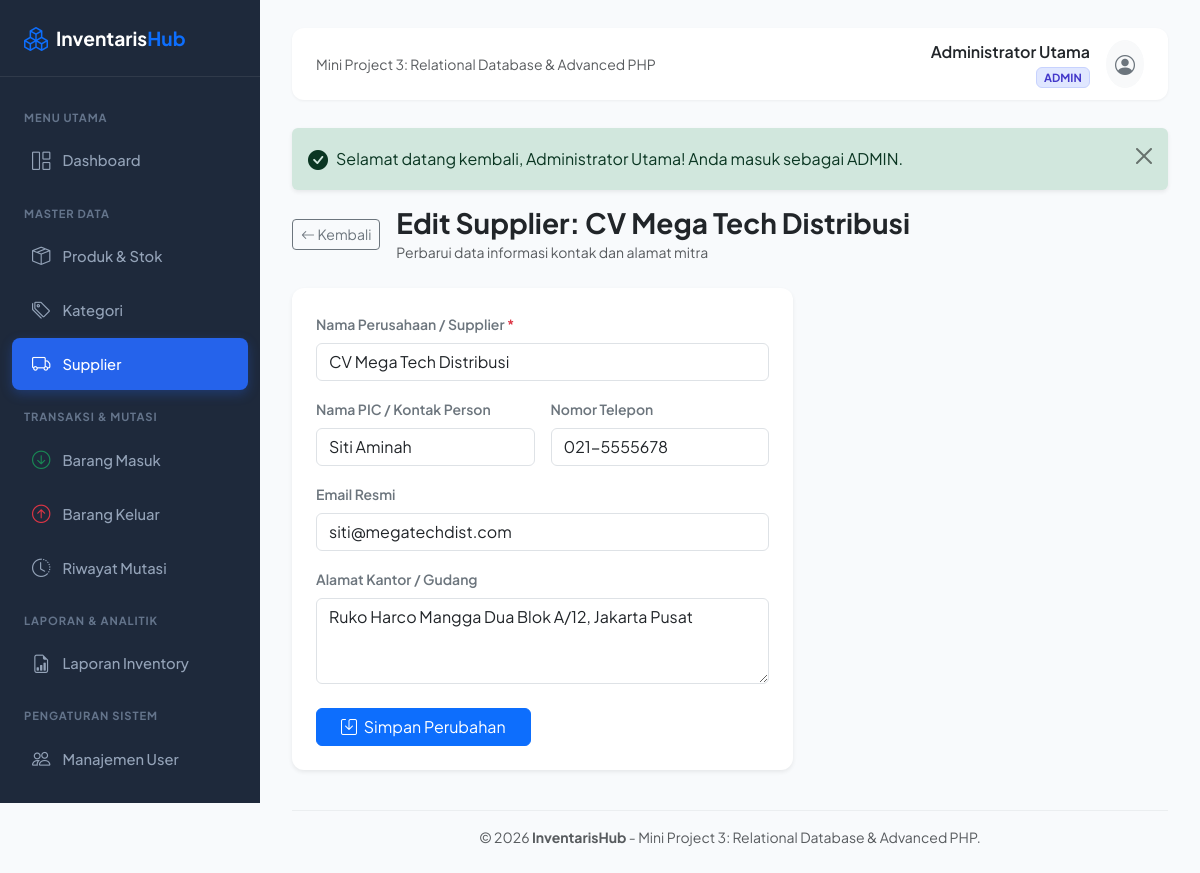
The app's page /suppliers/edit.php?id=2 (signed in) with its own data.
### tables this page shows
CREATE TABLE `suppliers` (
    `id` INT PRIMARY KEY AUTO_INCREMENT,
    `name` VARCHAR(150) NOT NULL,
    `contact_name` VARCHAR(100) NULL,
    `phone` VARCHAR(20) NULL,
    `email` VARCHAR(100) NULL,
    `address` TEXT NULL,
    `created_at` TIMESTAMP DEFAULT CURRENT_TIMESTAMP
);

### helpers/escape.php (called while the page is built, shortened)
<?php
if (!function_exists('e')) {
    function e($value): string {
        return htmlspecialchars((string)$value, ENT_QUOTES, 'UTF-8');
    }
}

### public/suppliers/edit.php (the view, shortened to what this page needs)
<?php
require_once __DIR__ . '/../../config/database.php';
require_once __DIR__ . '/../../helpers/escape.php';
$id = filter_input(INPUT_GET, 'id', FILTER_VALIDATE_INT);
$stmt = $pdo->prepare("SELECT * FROM suppliers WHERE id = :id");
$stmt->execute(['id' => $id]);
$supplier = $stmt->fetch();
$name        = $supplier['name'];
$contactName = $supplier['contact_name'];
$phone       = $supplier['phone'];
$email       = $supplier['email'];
$address     = $supplier['address'];
require_once __DIR__ . '/../../views/header.php';
?>
<div class="row mb-4">
    <div class="col-12">
        <div class="d-flex align-items-center">
            <a href="index.php" class="btn btn-outline-secondary btn-sm me-3">
                <i class="bi bi-arrow-left"></i> Kembali
            </a>
            <div>
                <h3 class="fw-bold text-dark mb-0">Edit Supplier: <?= e($supplier['name']) ?></h3>
                <small class="text-muted">Perbarui data informasi kontak dan alamat mitra</small>
            </div>
        </div>
    </div>
</div>
<div class="row">
    <div class="col-lg-7">
        <div class="card shadow-sm">
            <div class="card-body p-4">
                <form method="POST" action="edit.php?id=<?= $id ?>">
                    <div class="mb-3">
                        <label class="form-label fw-semibold text-secondary small">Nama Perusahaan / Supplier <span class="text-danger">*</span></label>
                        <input type="text" name="name" class="form-control" value="<?= e($name) ?>" required>
                    </div>
                    <div class="row g-3 mb-3">
                        <div class="col-md-6">
                            <label class="form-label fw-semibold text-secondary small">Nama PIC / Kontak Person</label>
                            <input type="text" name="contact_name" class="form-control" value="<?= e($contactName) ?>">
                        </div>
                        <div class="col-md-6">
                            <label class="form-label fw-semibold text-secondary small">Nomor Telepon</label>
                            <input type="text" name="phone" class="form-control" value="<?= e($phone) ?>">
                        </div>
                    </div>
                    <div class="mb-3">
                        <label class="form-label fw-semibold text-secondary small">Email Resmi</label>
                        <input type="email" name="email" class="form-control" value="<?= e($email) ?>">
                    </div>
                    <div class="mb-4">
                        <label class="form-label fw-semibold text-secondary small">Alamat Kantor / Gudang</label>
                        <textarea name="address" rows="3" class="form-control"><?= e($address) ?></textarea>
                    </div>
                    <button type="submit" class="btn btn-primary px-4">
                        <i class="bi bi-save me-1"></i> Simpan Perubahan
                    </button>
                </form>
            </div>
        </div>
    </div>
</div>
<?php require_once __DIR__ . '/../../views/footer.php'; ?>

### views/header.php (style rules this page uses)
:root { --bs-body-font-family: 'Plus Jakarta Sans', system-ui, -apple-system, sans-serif; --brand-primary: #3b82f6; --brand-dark: #0f172a; --sidebar-bg: #1e293b; --sidebar-hover: #334155; --sidebar-active: #2563eb; }
body { background-color: #f8fafc; color: #334155; }
.card { border: none; border-radius: 12px; box-shadow: 0 1px 3px rgba(0,0,0,0.05); }

### records on screen
suppliers: name "CV Mega Tech Distribusi", contact_name "Siti Aminah", phone "021-5555678", email "siti@megatechdist.com", address "Ruko Harco Mangga Dua Blok A/12, Jakarta Pusat"

### other values on screen
$currentUser['full_name'] "Administrator Utama"
$currentUser['role'] "ADMIN"
$flash['message'] "Selamat datang kembali, Administrator Utama! Anda masuk sebagai ADMIN."
